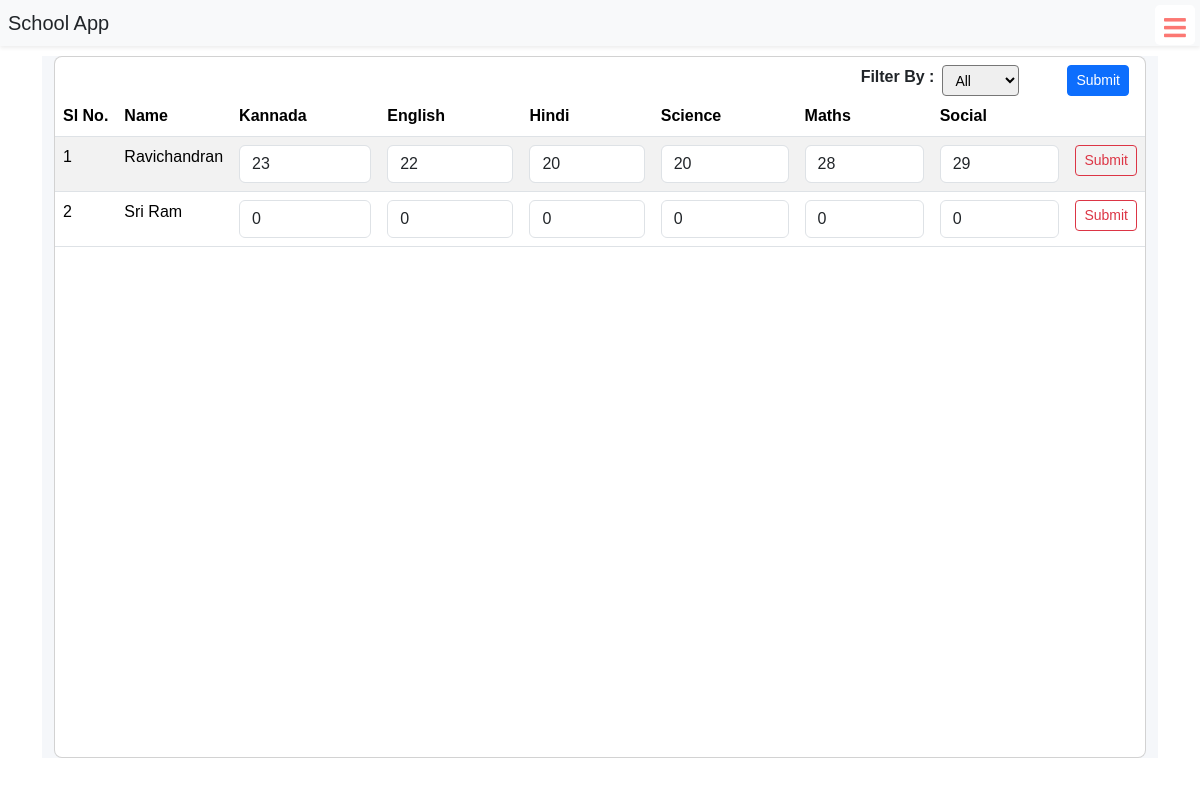
/upload-marks/104 (signed in), run on the app's committed database.
### schoolapp/models.py (models this page shows, shortened)
class BasicInfo(models.Model):
    created_at = models.DateTimeField(auto_now_add=True)
    updated_at = models.DateTimeField(auto_now=True)

class TestMarks(BasicInfo):
    test_obj = models.ForeignKey(Test,on_delete=models.CASCADE)
    test_id = models.IntegerField()
    student = models.ForeignKey(StudentDetails,on_delete=models.CASCADE )
    kannada = models.IntegerField(default=0)
    english = models.IntegerField(default=0)
    hindi = models.IntegerField(default=0)
    science = models.IntegerField(default=0)
    maths = models.IntegerField(default=0)
    social = models.IntegerField(default=0)
    total_scored_marks = models.IntegerField(default=0)
    total_marks = models.IntegerField(default=0)
    is_pass = models.BooleanField(default=False)
    grade = models.CharField(max_length=50,default="F")

class StudentDetails(models.Model):
    user_id = models.IntegerField(blank = True, null=True)
    profile_image = models.ImageField(upload_to='media/profile',blank=True,null=True)
    student = models.OneToOneField(User, on_delete=models.CASCADE)
    full_name = models.CharField(max_length=100)
    roll_no = models.CharField(max_length=100)
    stu_class = models.IntegerField()
    date_of_birth = models.DateField( blank=True, null=True)
    gender = models.CharField(max_length=10,blank=True, null=True)
    street = models.CharField(max_length=100, blank=True, null=True )
    city = models.CharField(max_length=50, blank=True, null=True )
    state = models.CharField(max_length=50, blank=True, null=True )
    zip_code = models.CharField(max_length=10, blank=True, null=True )
    phone_number = models.CharField(max_length=15, blank=True, null=True )
    email = models.EmailField(blank=True, null=True )
    father_name = models.CharField(max_length=50, blank=True, null=True )
    father_contact = models.CharField(max_length=15, blank=True, null=True )
    mother_name = models.CharField(max_length=50, blank=True, null=True )
    mother_contact = models.CharField(max_length=15, blank=True, null=True )# Contact Information
    phone_number = models.CharField(max_length=15, blank=True, null=True)
    email = models.EmailField(blank=True, null=True)
    father_name = models.CharField(max_length=50, blank=True, null=True)
    father_contact = models.CharField(max_length=15, blank=True, null=True)
    mother_name = models.CharField(max_length=50, blank=True, null=True)
    mother_contact = models.CharField(max_length=15, blank=True, null=True)
    def __str__(self):
        return str(self.full_name)

### schoolapp/views.py (the view)
# urls.py: path("upload-marks/<int:id>",views.upload_marks,name="upload_marks"),
@login_required(login_url="signin")
def upload_marks(request,id):
    test_marks_list = TestMarks.objects.filter(test_id=id)
    context = {
        'test_marks_list' : test_marks_list
    }
    return render(request,"upload-marks.html",context=context)

### templates/upload-marks.html (shortened to what this page needs)
{% extends "base.html" %}
{% load static %}
{% block body %}
<div class="container-fluid container-md" style="margin-top: 2rem;">
    <section class="intro">
        <div class="bg-image h-100" style="background-color: #f5f7fa;">
            <div class="mask d-flex align-items-center h-100">
                <div class="container">
                    <div class="row justify-content-center">
                        <div class="col-12">
                            <div class="card">
                                <div class="card-body p-0">
                                    <div class="table-responsive table-scroll" data-mdb-perfect-scrollbar="true"
                                        style="position: relative; height: 700px">
                                        <table class="table table-striped table-hover mb-0">
                                            <div class="d-flex justify-content-md-end mt-2">
                                                <div class="d-md-flex me-3 ms-2">
                                                    <form class="" method="post" action="">
                                                        <label class="fw-semibold me-2 ms-md-5 mt-2 mt-md-0">Filter By :
                                                        </label>
                                                        <select name="filter-order" id="" class="form-select-sm">
                                                            <option value="all">All</option>
                                                        </select>
                                                        <button type="submit"
                                                            class="btn btn-sm btn-primary ms-5">Submit</button>
                                                    </form>
                                                </div>
                                            </div>
                                            <thead>
                                                <tr>
                                                    <th>Sl No.</th>
                                                    <th scope="col">Name</th>
                                                    <th scope="col">Kannada</th>
                                                    <th scope="col">English</th>
                                                    <th scope="col">Hindi</th>
                                                    <th scope="col">Science</th>
                                                    <th scope="col">Maths</th>
                                                    <th scope="col">Social</th>
                                                    <th scope="col"></th>
                                                </tr>
                                            </thead>
                                            <tbody>
                                                {% for test_marks in test_marks_list %}
                                                <tr>
                                                    <td scope="col">{{forloop.counter}}</td>
                                                    <td scope="col">{{test_marks.student}}</td>
                                                    <form action="{% url 'update_marks' test_marks.id  %}" method="post">
                                                        <td><input type="number" max="{{test_marks.test_obj.total_marks}}" class="form-control" scope="col" name="kannada_marks" value="{{test_marks.kannada}}"></td>
                                                        <td><input type="number" max="{{test_marks.test_obj.total_marks}}" class="form-control" scope="col" name="english_marks" value="{{test_marks.english}}"></td>
                                                        <td><input type="number" max="{{test_marks.test_obj.total_marks}}" class="form-control" scope="col" name="hindi_marks" value="{{test_marks.hindi}}"></td>
                                                        <td><input type="number" max="{{test_marks.test_obj.total_marks}}" class="form-control" scope="col" name="science_marks" value="{{test_marks.science}}"></td>
                                                        <td><input type="number" max="{{test_marks.test_obj.total_marks}}" class="form-control" scope="col" name="maths_marks" value="{{test_marks.maths}}"></td>
                                                        <td><input type="number" max="{{test_marks.test_obj.total_marks}}" class="form-control" scope="col" name="social_marks" value="{{test_marks.social}}"></td>
                                                    <td>
                                                        <button type="submit" class="btn btn-outline-danger btn-sm">Submit</button>
                                                    </td>
                                                </form>
                                                </tr>
                                                {% endfor %}
                                            </tbody>
                                        </table>
                                    </div>
                                </div>
                            </div>
                        </div>
                    </div>
                </div>
            </div>
        </div>
    </section>
</div>
{% endblock %}

### templates/upload-marks.html (style rules this page uses)
html, body, .intro { height: 100%; }
table td, table th { text-overflow: ellipsis; white-space: nowrap; overflow: hidden; }
thead th { color: #fff; }
.card { border-radius: .5rem; }
.table-scroll { border-radius: .5rem; }
.table-scroll table thead th { font-size: 1rem; }
thead { top: 0; position: sticky; }
tr { background-image: linear-gradient(to left, #fa9d95, #fd5954) !important; }

### templates/base.html (style rules this page uses)
body { font-family: Arial, Helvetica, sans-serif; }
* { margin: 0; padding: 0; text-decoration: none; }
:root { --accent-color: #fff; --gradient-color: #FBFBFB; }
body { margin: 0 !important; padding: 0 !important; }

### data on the page
TestMarks: student "Ravichandran", kannada_marks "23", english_marks "22", hindi_marks "20", science_marks "20", maths_marks "28", social_marks "29"
TestMarks: student "Sri Ram", kannada_marks "0", english_marks "0", hindi_marks "0", science_marks "0", maths_marks "0", social_marks "0"
